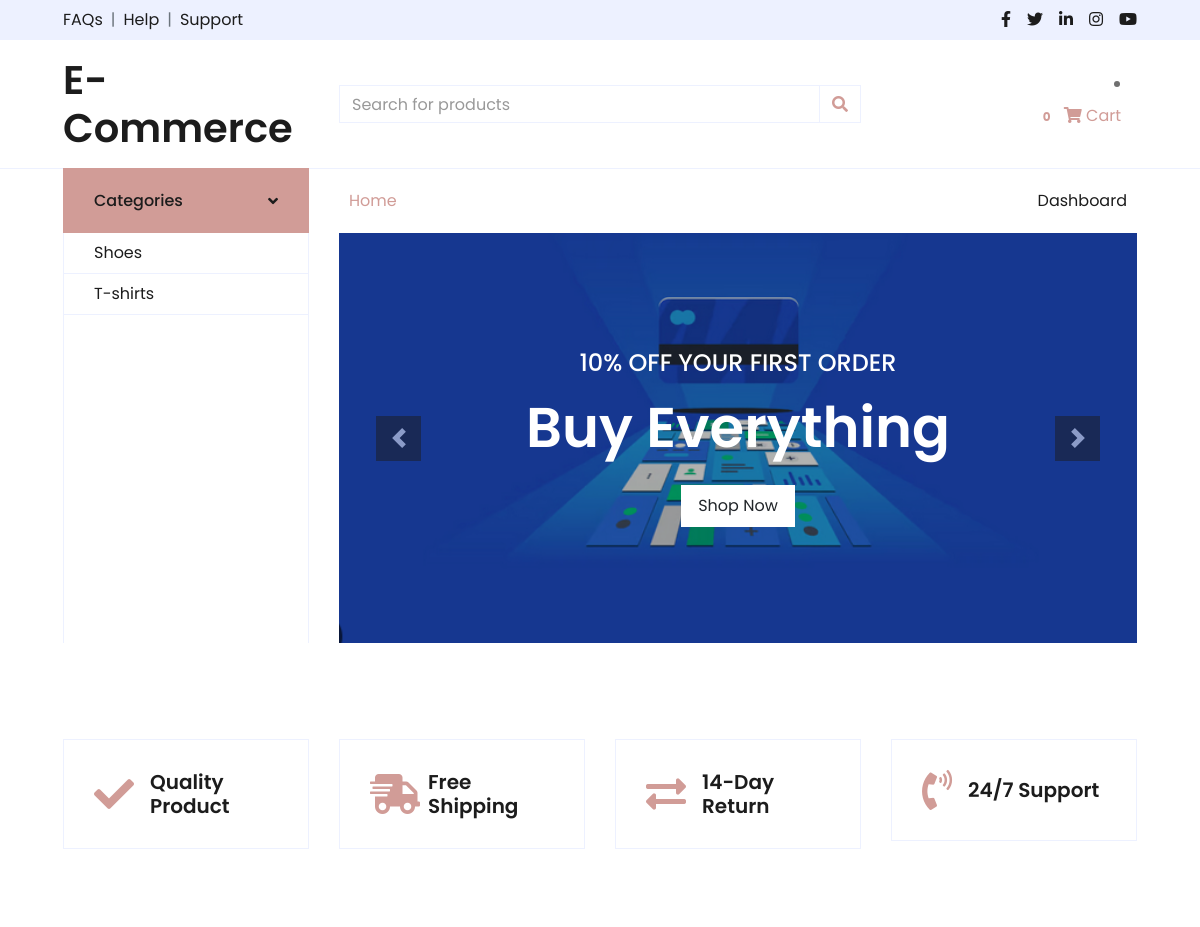
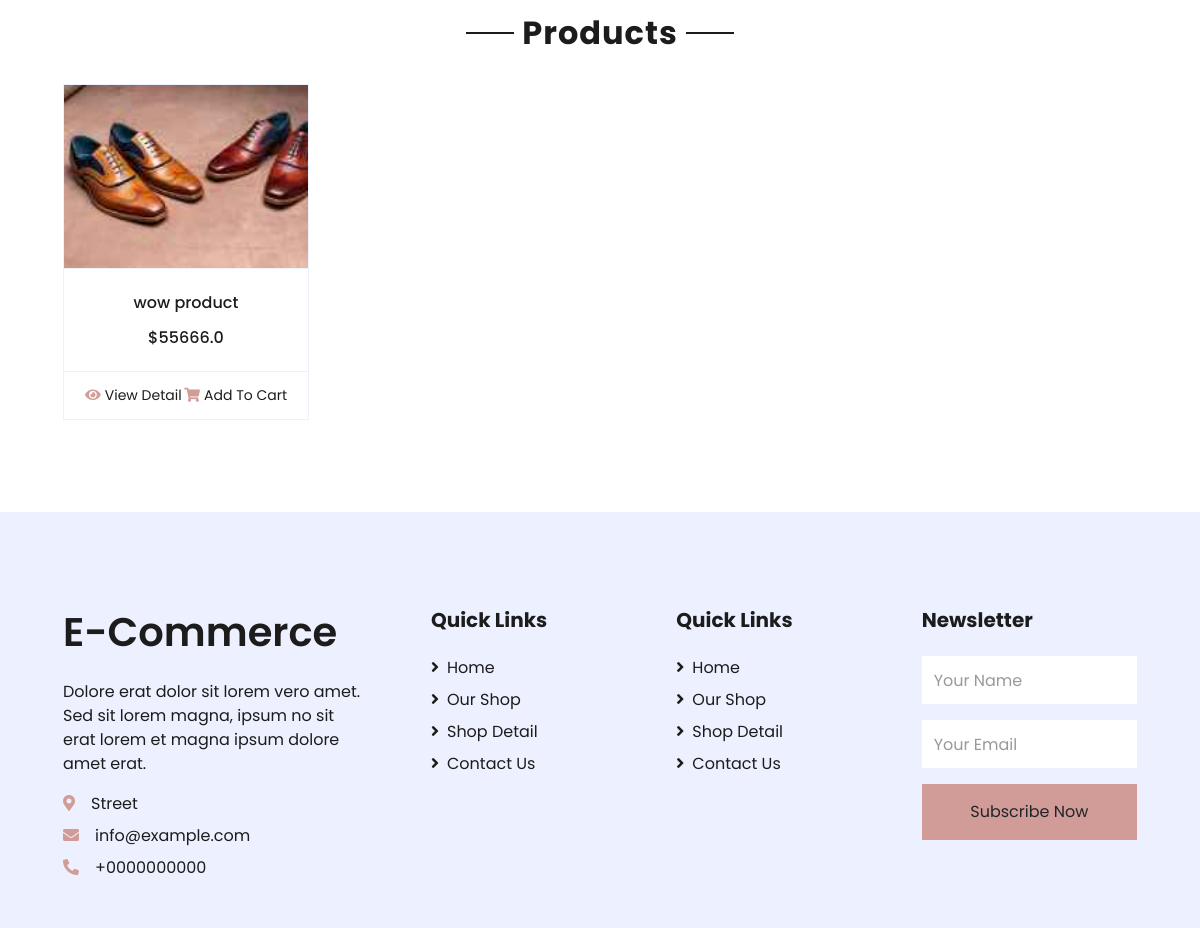
Page / (signed in) on the committed database (2 pictures, top to bottom).
### account/models.py (models this page shows)
class User(AbstractUser):
    profile_image = models.ImageField(upload_to = 'images', null=True)

### shop/models.py (models this page shows, shortened)
class Order(models.Model):
    user = models.ForeignKey (User, on_delete= models.CASCADE)
    items = models.ManyToManyField(OrderItem)
    start_date = models.DateTimeField(auto_now_add=True)
    ordered_date  = models.DateTimeField()
    ordered = models.BooleanField(default= False)
    billing_address = models.ForeignKey('BillingAddress', on_delete=  models.SET_NULL, blank= True,
                                        null= True)
    payment = models.ForeignKey('Payment', on_delete=models.SET_NULL, blank=True,
                                        null=True)

class Category(models.Model):
    title = models.CharField(max_length=202)
    slug = models.SlugField(max_length=100, unique=True)

class Item(models.Model):
    uploader = models.ForeignKey(User, null=True, on_delete=models.SET_NULL, related_name='products')
    title = models.CharField(max_length= 100)
    slug = models.SlugField(unique= True)
    price = models.FloatField()
    image = models.ImageField(upload_to='images')
    description = models.TextField()
    category = models.ManyToManyField(Category, related_name='products')
    def get_absolute_url(self):
        return reverse ('shop:product', kwargs = {'slug': self.slug})

### shop/views.py (the view)
# urls.py: 2. Add a URL to urlpatterns:  path('', Home.as_view(), name='home')
def Home(request):
    products = Item.objects.all()
    categories = Category.objects.all()
    context = {
        'products': products,
        'categories': categories
    }
    return render(request, 'home.html', context)

### shop/templatetags/cart_template_tags.py (called while the page is built)
@register.filter
def cart_item_count(user):
    if user.is_authenticated:
        qs = Order.objects.filter(user = user , ordered = False)
        if qs.exists():
            return qs[0].items.count()
    return 0

### shop/templates/home.html (shortened to what this page needs)
{% extends 'base.html' %}
{% load static %}
{% block maincontainer %}
    <div class="container-fluid mb-5">
        <div class="row border-top px-xl-5">
            <div class="col-lg-3 d-none d-lg-block">
                <a class="btn shadow-none d-flex align-items-center justify-content-between bg-primary text-white w-100" data-toggle="collapse" href="#navbar-vertical" style="height: 65px; margin-top: -1px; padding: 0 30px;">
                    <h6 class="m-0">Categories</h6>
                    <i class="fa fa-angle-down text-dark"></i>
                </a>
                <nav class="collapse show navbar navbar-vertical navbar-light align-items-start p-0 border border-top-0 border-bottom-0" id="navbar-vertical">
                    <div class="navbar-nav w-100 overflow-hidden" style="height: 410px">
                     {% for cat in categories %}
                        <a href="{% url 'shop:category' cat.slug %}" class="nav-item nav-link">{{cat.title}}</a>
                        {% endfor %}
                    </div>
                </nav>
            </div>
            <div class="col-lg-9">
                 <nav class="navbar navbar-expand-lg bg-light navbar-light py-3 py-lg-0 px-0">
                    <div class="collapse navbar-collapse justify-content-between" id="navbarCollapse">
                        <div class="navbar-nav mr-auto py-0">
                            <a href="{% url 'shop:home' %}" class="nav-item nav-link active">Home</a>
                        </div>
                        <div class="navbar-nav ml-auto py-0">
                            {% if user.is_authenticated %}
                            <a href="{% url 'account:home' %}" class="nav-item nav-link">Dashboard</a>
                            {% else %}
                            <a href="{% url 'account:login' %}" class="nav-item nav-link">Login</a>
                            <a href="{% url 'account:register' %}" class="nav-item nav-link">Register</a>
                            {% endif %}
                        </div>
                    </div>
                </nav>
                {% block crosual %}
                <div id="header-carousel" class="carousel slide" data-ride="carousel">
                    <div class="carousel-inner">
                        <div class="carousel-item active" style="height: 410px;">
                            <img class="img-fluid" src="{% static 'shop/img/wallpaper1.png' %}" alt="Image">
                            <div class="carousel-caption d-flex flex-column align-items-center justify-content-center">
                                <div class="p-3" style="max-width: 700px;">
                                    <h4 class="text-light text-uppercase font-weight-medium mb-3">10% Off Your First Order</h4>
                                    <h3 class="display-4 text-white font-weight-semi-bold mb-4">Buy Everything</h3>
                                    <a href="" class="btn btn-light py-2 px-3">Shop Now</a>
                                </div>
                            </div>
                        </div>
                    </div>
                    <a class="carousel-control-prev" href="#header-carousel" data-slide="prev">
                        <div class="btn btn-dark" style="width: 45px; height: 45px;">
                            <span class="carousel-control-prev-icon mb-n2"></span>
                        </div>
                    </a>
                    <a class="carousel-control-next" href="#header-carousel" data-slide="next">
                        <div class="btn btn-dark" style="width: 45px; height: 45px;">
                            <span class="carousel-control-next-icon mb-n2"></span>
                        </div>
                    </a>
                </div>
                {% endblock %}
            </div>
        </div>
    </div>
{% endblock %}
        {% block product_quality %}
    <div class="container-fluid pt-5">
        <div class="row px-xl-5 pb-3">
            <div class="col-lg-3 col-md-6 col-sm-12 pb-1">
                <div class="d-flex align-items-center border mb-4" style="padding: 30px;">
                    <h1 class="fa fa-check text-primary m-0 mr-3"></h1>
                    <h5 class="font-weight-semi-bold m-0">Quality Product</h5>
                </div>
            </div>
            <div class="col-lg-3 col-md-6 col-sm-12 pb-1">
                <div class="d-flex align-items-center border mb-4" style="padding: 30px;">
                    <h1 class="fa fa-shipping-fast text-primary m-0 mr-2"></h1>
                    <h5 class="font-weight-semi-bold m-0">Free Shipping</h5>
                </div>
            </div>
            <div class="col-lg-3 col-md-6 col-sm-12 pb-1">
                <div class="d-flex align-items-center border mb-4" style="padding: 30px;">
                    <h1 class="fas fa-exchange-alt text-primary m-0 mr-3"></h1>
                    <h5 class="font-weight-semi-bold m-0">14-Day Return</h5>
                </div>
            </div>
            <div class="col-lg-3 col-md-6 col-sm-12 pb-1">
                <div class="d-flex align-items-center border mb-4" style="padding: 30px;">
                    <h1 class="fa fa-phone-volume text-primary m-0 mr-3"></h1>
                    <h5 class="font-weight-semi-bold m-0">24/7 Support</h5>
                </div>
            </div>
        </div>
    </div>
    {% endblock %}
    {% block main %}
    <div class="container-fluid pt-5">
        <div class="text-center mb-4">
            {% if not category %}
            <h2 class="section-title px-5"><span class="px-2">Products</span></h2>
            {% else %}
            <h2 class="section-title px-5"><span class="px-2">Category of {{category.title}}</span></h2>
            {% endif %}
        </div>
        <div class="row px-xl-5 pb-3">
            {% for product in products %}
            <div class="col-lg-3 col-md-6 col-sm-12 pb-1">
                <div class="card product-item border-0 mb-4">
                    <div class="card-header product-img position-relative overflow-hidden bg-transparent border p-0">
                        <img class="img-fluid w-100" src="{{product.image.url}}" alt="">
                    </div>
                    <div class="card-body border-left border-right text-center p-0 pt-4 pb-3">
                        <h6 class="text-truncate mb-3">{{product.title}}</h6>
                        <div class="d-flex justify-content-center">
                            <h6>${{product.price}}</h6>
                        </div>
                    </div>
                    <div class="card-footer d-flex justify-content-between bg-light border">
                        <a href="{{product.get_absolute_url}}" class="btn btn-sm text-dark p-0"><i class="fas fa-eye text-primary mr-1"></i>View Detail</a>
                        <a href="{% url 'shop:add-to-cart' slug=product.slug %}" class="btn btn-sm text-dark p-0"><i class="fas fa-shopping-cart text-primary mr-1"></i>Add To Cart</a>
                    </div>
                </div>
            </div>
            {% endfor %}
        </div>
    </div>
    {% endblock %}

### shop/templates/base.html (shortened to what this page needs)
{% load static %}
{% load cart_template_tags %}
<!DOCTYPE html>
<html lang="en">
<head>
    <link href="https://cdnjs.cloudflare.com/ajax/libs/font-awesome/5.10.0/css/all.min.css" rel="stylesheet">
    <link rel="stylesheet" href="https://cdnjs.cloudflare.com/ajax/libs/OwlCarousel2/2.3.4/assets/owl.carousel.css">
    <link href="{% static 'shop/css/style.css' %}" rel="stylesheet">
</head>
<body>
    <div class="container-fluid">
        <div class="row bg-secondary py-2 px-xl-5">
            <div class="col-lg-6 d-none d-lg-block">
                <div class="d-inline-flex align-items-center">
                    <a class="text-dark" href="">FAQs</a>
                    <span class="text-muted px-2">|</span>
                    <a class="text-dark" href="">Help</a>
                    <span class="text-muted px-2">|</span>
                    <a class="text-dark" href="">Support</a>
                </div>
            </div>
            <div class="col-lg-6 text-center text-lg-right">
                <div class="d-inline-flex align-items-center">
                    <a class="text-dark px-2" href="">
                        <i class="fab fa-facebook-f"></i>
                    </a>
                    <a class="text-dark px-2" href="">
                        <i class="fab fa-twitter"></i>
                    </a>
                    <a class="text-dark px-2" href="">
                        <i class="fab fa-linkedin-in"></i>
                    </a>
                    <a class="text-dark px-2" href="">
                        <i class="fab fa-instagram"></i>
                    </a>
                    <a class="text-dark pl-2" href="">
                        <i class="fab fa-youtube"></i>
                    </a>
                </div>
            </div>
        </div>
        <div class="row align-items-center py-3 px-xl-5">
            <div class="col-lg-3 d-none d-lg-block">
                <a href="{% url 'shop:home' %}" class="text-decoration-none">
                    <h1 class="m-0 display-5 font-weight-semi-bold">E-Commerce</h1>
                </a>
            </div>
            <div class="col-lg-6 col-6 text-left">
                <form action="{% url 'shop:search' %}">
                    <div class="input-group">
                        <input type="search" name="keyword" class="form-control" placeholder="Search for products">
                        <div class="input-group-append">
                            <span class="input-group-text bg-transparent text-primary">
                                <i class="fa fa-search"></i>
                            </span>
                        </div>
                    </div>
                </form>
            </div>
            <div class="col-lg-3 col-6 text-right">
                {% if user.is_authenticated %}
                <li class="nav-item">
                    <a class="nav-link waves-effect" href="{% url 'shop:order-summary' %}">
                      <span class="badge red z-depth-1 mr-1"> {{ request.user | cart_item_count }}</span>
                      <i class="fas fa-shopping-cart"></i>
                      <span class="clearfix d-none d-sm-inline-block"> Cart </span>
                    </a>
                  </li>
                {% endif %}
            </div>
        </div>
    </div>
{% block maincontainer %}{% endblock %}
    {% block product_quality %}
    {% endblock %}
   {% block main %}
   {% endblock %}
    <div class="container-fluid bg-secondary text-dark mt-5 pt-5">
        <div class="row px-xl-5 pt-5">
            <div class="col-lg-4 col-md-12 mb-5 pr-3 pr-xl-5">
                <a href="" class="text-decoration-none">
                    <h1 class="mb-4 display-5 font-weight-semi-bold">E-Commerce</h1>
                </a>
                <p>Dolore erat dolor sit lorem vero amet. Sed sit lorem magna, ipsum no sit erat lorem et magna ipsum dolore amet erat.</p>
                <p class="mb-2"><i class="fa fa-map-marker-alt text-primary mr-3"></i>Street</p>
                <p class="mb-2"><i class="fa fa-envelope text-primary mr-3"></i>info@example.com</p>
                <p class="mb-0"><i class="fa fa-phone-alt text-primary mr-3"></i>+0000000000</p>
            </div>
            <div class="col-lg-8 col-md-12">
                <div class="row">
                    <div class="col-md-4 mb-5">
                        <h5 class="font-weight-bold text-dark mb-4">Quick Links</h5>
                        <div class="d-flex flex-column justify-content-start">
                            <a class="text-dark mb-2" href="#"><i class="fa fa-angle-right mr-2"></i>Home</a>
                            <a class="text-dark mb-2" href="#"><i class="fa fa-angle-right mr-2"></i>Our Shop</a>
                            <a class="text-dark mb-2" href="#"><i class="fa fa-angle-right mr-2"></i>Shop Detail</a>
                            <a class="text-dark" href="#"><i class="fa fa-angle-right mr-2"></i>Contact Us</a>
                        </div>
                    </div>
                    <div class="col-md-4 mb-5">
                        <h5 class="font-weight-bold text-dark mb-4">Quick Links</h5>
                        <div class="d-flex flex-column justify-content-start">
                            <a class="text-dark mb-2" href="#"><i class="fa fa-angle-right mr-2"></i>Home</a>
                            <a class="text-dark mb-2" href="#"><i class="fa fa-angle-right mr-2"></i>Our Shop</a>
                            <a class="text-dark mb-2" href="#"><i class="fa fa-angle-right mr-2"></i>Shop Detail</a>
                            <a class="text-dark" href="#"><i class="fa fa-angle-right mr-2"></i>Contact Us</a>
                        </div>
                    </div>
                    <div class="col-md-4 mb-5">
                        <h5 class="font-weight-bold text-dark mb-4">Newsletter</h5>
                        <form action="">
                            <div class="form-group">
                                <input type="text" class="form-control border-0 py-4" placeholder="Your Name" required="required" />
                            </div>
                            <div class="form-group">
                                <input type="email" class="form-control border-0 py-4" placeholder="Your Email"
                                    required="required" />
                            </div>
                            <div>
                                <button class="btn btn-primary btn-block border-0 py-3" type="submit">Subscribe Now</button>
                            </div>
                        </form>
                    </div>
                </div>
            </div>
        </div>
    </div>
</body>
</html>

### rows in the picture
User: user|cart_item_count "0"
Category: title "Shoes"
Category: title "T-shirts"
Item: image (picture), title "wow product", price "55666.0"
